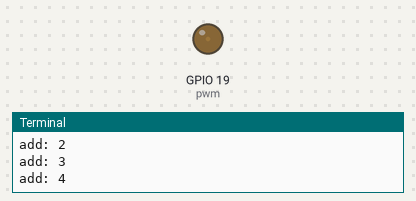
This program was run on a simulated Raspberry Pi (BCM pin numbers). Shown: output pins drawn as LEDs (lit = HIGH), the last lines printed to the terminal.

Above: at 0.05 s.
At 0.7 s:
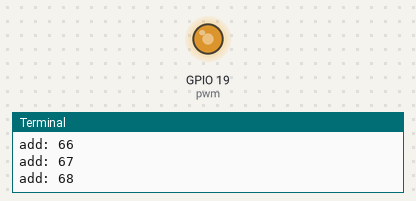
At 1.4 s:
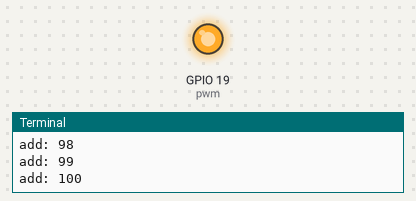
At 2.8 s:
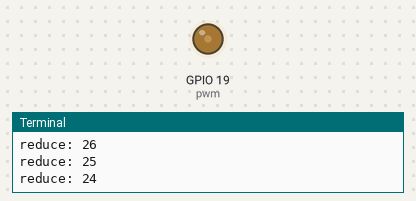
Timing chart, 0 to 5.3 s (numbered marks = the images above):
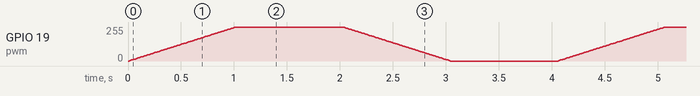

The program:

r_led_pwm2.py
```python
#硬件：RaspiberryPi 4B
#连接方式：BCM19 (board:pin35) ---  连接小灯
#         GND OV (board:pin25) ---  连接小灯另一端
#内容: 运行程序，小灯闪烁


import RPi.GPIO as GPIO
from time import sleep

GPIO.setmode(GPIO.BCM)
GPIO.setup(19,GPIO.OUT)
pwm = GPIO.PWM(19,50)

while True:
    try:
        for led in range(101):
            pwm.start(led)
            print(f"add: {led}")
            sleep(0.01)
        sleep(1)
        for led in range(101):
            count = 100
            led = count - led
            pwm.start(led)
            print(f"reduce: {led}")
            sleep(0.01)
        sleep(1)
    except KeyboardInterrupt:
        break

GPIO.cleanup()
```
